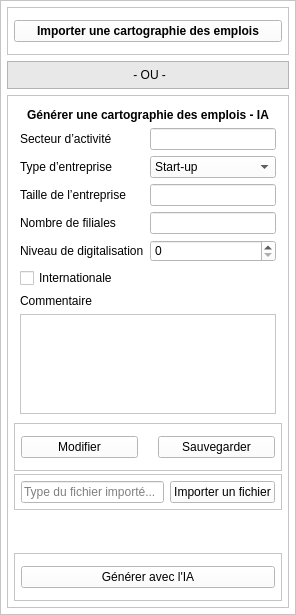
               <widget class="QFrame" name="frame_72">
                <property name="minimumSize">
                 <size>
                  <width>0</width>
                  <height>0</height>
                 </size>
                </property>
                <property name="styleSheet">
                 <string notr="true">background-color: white; </string>
                </property>
                <property name="frameShape">
                 <enum>QFrame::Shape::StyledPanel</enum>
                </property>
                <property name="frameShadow">
                 <enum>QFrame::Shadow::Raised</enum>
                </property>
                <layout class="QVBoxLayout" name="verticalLayout_23">
                 <property name="spacing">
                  <number>6</number>
                 </property>
                 <property name="leftMargin">
                  <number>6</number>
                 </property>
                 <property name="topMargin">
                  <number>6</number>
                 </property>
                 <property name="rightMargin">
                  <number>6</number>
                 </property>
                 <property name="bottomMargin">
                  <number>6</number>
                 </property>
                 <item>
                  <widget class="QFrame" name="frame_78">
                   <property name="styleSheet">
                    <string notr="true"/>
                   </property>
                   <property name="frameShape">
                    <enum>QFrame::Shape::StyledPanel</enum>
                   </property>
                   <property name="frameShadow">
                    <enum>QFrame::Shadow::Raised</enum>
                   </property>
                   <layout class="QVBoxLayout" name="verticalLayout_44">
                    <property name="spacing">
                     <number>12</number>
                    </property>
                    <property name="leftMargin">
                     <number>6</number>
                    </property>
                    <property name="topMargin">
                     <number>12</number>
                    </property>
                    <property name="rightMargin">
                     <number>6</number>
                    </property>
                    <property name="bottomMargin">
                     <number>12</number>
                    </property>
                    <item>
                     <widget class="QPushButton" name="btn_importer_cartographie_3">
                      <property name="font">
                       <font>
                        <bold>true</bold>
                       </font>
                      </property>
                      <property name="styleSheet">
                       <string notr="true"/>
                      </property>
                      <property name="text">
                       <string>Importer une cartographie des emplois</string>
                      </property>
                      <property name="icon">
                       <iconset resource="../resources/icon/resources.qrc">
                        <normaloff>:/icon/export-svgrepo-com.svg</normaloff>:/icon/export-svgrepo-com.svg</iconset>
                      </property>
                     </widget>
                    </item>
                   </layout>
                  </widget>
                 </item>
                 <item>
                  <widget class="QFrame" name="frame_79">
                   <property name="styleSheet">
                    <string notr="true">background-color: #e8e8e8;</string>
                   </property>
                   <property name="frameShape">
                    <enum>QFrame::Shape::StyledPanel</enum>
                   </property>
                   <property name="frameShadow">
                    <enum>QFrame::Shadow::Raised</enum>
                   </property>
                   <layout class="QVBoxLayout" name="verticalLayout_45">
                    <property name="spacing">
                     <number>6</number>
                    </property>
                    <property name="leftMargin">
                     <number>6</number>
                    </property>
                    <property name="topMargin">
                     <number>6</number>
                    </property>
                    <property name="rightMargin">
                     <number>6</number>
                    </property>
                    <property name="bottomMargin">
                     <number>6</number>
                    </property>
                    <item>
                     <widget class="QLabel" name="label_ou_carto_emplois_3">
                      <property name="text">
                       <string> - OU -</string>
                      </property>
                      <property name="alignment">
                       <set>Qt::AlignmentFlag::AlignCenter</set>
                      </property>
                     </widget>
                    </item>
                   </layout>
                  </widget>
                 </item>
                 <item>
                  <widget class="QFrame" name="frame_73">
                   <property name="maximumSize">
                    <size>
                     <width>16777215</width>
                     <height>16777215</height>
                    </size>
                   </property>
                   <property name="styleSheet">
                    <string notr="true"/>
                   </property>
                   <property name="frameShape">
                    <enum>QFrame::Shape::StyledPanel</enum>
                   </property>
                   <property name="frameShadow">
                    <enum>QFrame::Shadow::Raised</enum>
                   </property>
                   <layout class="QVBoxLayout" name="verticalLayout_42">
                    <property name="spacing">
                     <number>3</number>
                    </property>
                    <property name="leftMargin">
                     <number>6</number>
                    </property>
                    <property name="topMargin">
                     <number>6</number>
                    </property>
                    <property name="rightMargin">
                     <number>6</number>
                    </property>
                    <property name="bottomMargin">
                     <number>6</number>
                    </property>
                    <item>
                     <widget class="QFrame" name="frame_74">
                      <property name="maximumSize">
                       <size>
                        <width>16777215</width>
                        <height>16777215</height>
                       </size>
                      </property>
                      <property name="font">
                       <font>
                        <bold>false</bold>
                       </font>
                      </property>
                      <property name="layoutDirection">
                       <enum>Qt::LayoutDirection::LeftToRight</enum>
                      </property>
                      <property name="styleSheet">
                       <string notr="true"/>
                      </property>
                      <layout class="QGridLayout" name="gridLayout_4">
                       <property name="leftMargin">
                        <number>6</number>
                       </property>
                       <property name="topMargin">
                        <number>6</number>
                       </property>
                       <property name="rightMargin">
                        <number>6</number>
                       </property>
                       <property name="bottomMargin">
                        <number>6</number>
                       </property>
                       <property name="spacing">
                        <number>6</number>
                       </property>
                       <item row="4" column="1">
                        <widget class="QLineEdit" name="input_nb_filiales_3">
                         <property name="maximumSize">
                          <size>
                           <width>16777215</width>
                           <height>16777215</height>
                          </size>
                         </property>
                        </widget>
                       </item>
                       <item row="5" column="1">
                        <widget class="QSpinBox" name="spin_niveau_digitalisation_3"/>
                       </item>
                       <item row="2" column="1">
                        <widget class="QComboBox" name="combo_type_entreprise_3">
                         <item>
                          <property name="text">
                           <string>Start-up</string>
                          </property>
                         </item>
                         <item>
                          <property name="text">
                           <string>PME</string>
                          </property>
                         </item>
                         <item>
                          <property name="text">
                           <string>ETI</string>
                          </property>
                         </item>
                         <item>
                          <property name="text">
                           <string>Grand groupe</string>
                          </property>
                         </item>
                        </widget>
                       </item>
                       <item row="8" column="0" colspan="2">
                        <widget class="QTextEdit" name="input_commentaire_projet_3">
                         <property name="maximumSize">
                          <size>
                           <width>16777215</width>
                           <height>100</height>
                          </size>
                         </property>
                        </widget>
                       </item>
                       <item row="2" column="0">
                        <widget class="QLabel" name="label_type_entreprise_3">
                         <property name="text">
                          <string>Type d’entreprise</string>
                         </property>
                        </widget>
                       </item>
                       <item row="3" column="1">
                        <widget class="QLineEdit" name="input_taille_entreprise_3">
                         <property name="maximumSize">
                          <size>
                           <width>16777215</width>
                           <height>16777215</height>
                          </size>
                         </property>
                        </widget>
                       </item>
                       <item row="5" column="0">
                        <widget class="QLabel" name="label_digitalisation_3">
                         <property name="text">
                          <string>Niveau de digitalisation</string>
                         </property>
                        </widget>
                       </item>
                       <item row="7" column="0">
                        <widget class="QLabel" name="label_commentaire_projet_3">
                         <property name="layoutDirection">
                          <enum>Qt::LayoutDirection::RightToLeft</enum>
                         </property>
                         <property name="text">
                          <string>Commentaire</string>
                         </property>
                        </widget>
                       </item>
                       <item row="3" column="0">
                        <widget class="QLabel" name="label_taille_entreprise_3">
                         <property name="text">
                          <string>Taille de l’entreprise</string>
                         </property>
                        </widget>
                       </item>
                       <item row="1" column="1">
                        <widget class="QLineEdit" name="input_secteur_activite_3">
                         <property name="maximumSize">
                          <size>
                           <width>16777215</width>
                           <height>16777215</height>
                          </size>
                         </property>
                        </widget>
                       </item>
                       <item row="1" column="0">
                        <widget class="QLabel" name="label_secteur_activite_3">
                         <property name="text">
                          <string>Secteur d’activité</string>
                         </property>
                        </widget>
                       </item>
                       <item row="4" column="0">
                        <widget class="QLabel" name="label_nb_filiales_3">
                         <property name="text">
                          <string>Nombre de filiales</string>
                         </property>
                        </widget>
                       </item>
                       <item row="6" column="0">
                        <widget class="QCheckBox" name="check_internationale_3">
                         <property name="text">
                          <string>Internationale</string>
                         </property>
                        </widget>
                       </item>
                       <item row="0" column="0" colspan="2">
                        <widget class="QLabel" name="label_23">
                         <property name="font">
                          <font>
                           <bold>true</bold>
                          </font>
                         </property>
                         <property name="text">
                          <string>Générer une cartographie des emplois - IA</string>
                         </property>
                         <property name="alignment">
                          <set>Qt::AlignmentFlag::AlignCenter</set>
                         </property>
                        </widget>
                       </item>
                      </layout>
                     </widget>
                    </item>
                    <item>
                     <widget class="QFrame" name="frame_75">
                      <property name="frameShape">
                       <enum>QFrame::Shape::StyledPanel</enum>
                      </property>
                      <property name="frameShadow">
                       <enum>QFrame::Shadow::Raised</enum>
                      </property>
                      <layout class="QHBoxLayout" name="horizontalLayout_35">
                       <property name="spacing">
                        <number>20</number>
                       </property>
                       <property name="leftMargin">
                        <number>6</number>
                       </property>
                       <property name="topMargin">
                        <number>12</number>
                       </property>
                       <property name="rightMargin">
                        <number>6</number>
                       </property>
                       <property name="bottomMargin">
                        <number>12</number>
                       </property>
                       <item>
                        <widget class="QPushButton" name="btn_modifier_inputs_projet_3">
                         <property name="text">
                          <string>Modifier</string>
                         </property>
                         <property name="icon">
                          <iconset resource="../resources/icon/resources.qrc">
                           <normaloff>:/icon/update.ico</normaloff>:/icon/update.ico</iconset>
                         </property>
                        </widget>
                       </item>
                       <item>
                        <widget class="QPushButton" name="btn_sauvegarder_inputs_projet_3">
                         <property name="text">
                          <string>Sauvegarder</string>
                         </property>
                         <property name="icon">
                          <iconset resource="../resources/icon/resources.qrc">
                           <normaloff>:/icon/save.ico</normaloff>:/icon/save.ico</iconset>
                         </property>
                        </widget>
                       </item>
                      </layout>
                     </widget>
                    </item>
                    <item>
                     <widget class="QFrame" name="frame_76">
                      <property name="frameShape">
                       <enum>QFrame::Shape::StyledPanel</enum>
                      </property>
                      <property name="frameShadow">
                       <enum>QFrame::Shadow::Raised</enum>
                      </property>
                      <layout class="QGridLayout" name="gridLayout_8">
                       <property name="leftMargin">
                        <number>6</number>
                       </property>
                       <property name="topMargin">
                        <number>6</number>
                       </property>
                       <property name="rightMargin">
                        <number>6</number>
                       </property>
                       <property name="bottomMargin">
                        <number>6</number>
                       </property>
                       <property name="spacing">
                        <number>6</number>
                       </property>
                       <item row="1" column="1">
                        <widget class="QPushButton" name="btn_importer_fichier_client_3">
                         <property name="text">
                          <string>Importer un fichier</string>
                         </property>
                         <property name="icon">
                          <iconset resource="../resources/icon/resources.qrc">
                           <normaloff>:/icon/export-svgrepo-com.svg</normaloff>:/icon/export-svgrepo-com.svg</iconset>
                         </property>
                        </widget>
                       </item>
                       <item row="1" column="0">
                        <widget class="QLineEdit" name="input_type_fichier_importe_3">
                         <property name="placeholderText">
                          <string>Type du fichier importé...</string>
                         </property>
                        </widget>
                       </item>
                      </layout>
                     </widget>
                    </item>
                    <item>
                     <spacer name="verticalSpacer_4">
                      <property name="orientation">
                       <enum>Qt::Orientation::Vertical</enum>
                      </property>
                      <property name="sizeHint" stdset="0">
                       <size>
                        <width>20</width>
                        <height>40</height>
                       </size>
                      </property>
                     </spacer>
                    </item>
                    <item>
                     <widget class="QFrame" name="frame_77">
                      <property name="frameShape">
                       <enum>QFrame::Shape::StyledPanel</enum>
                      </property>
                      <property name="frameShadow">
                       <enum>QFrame::Shadow::Raised</enum>
                      </property>
                      <layout class="QVBoxLayout" name="verticalLayout_43" stretch="0">
                       <property name="spacing">
                        <number>6</number>
                       </property>
                       <property name="sizeConstraint">
                        <enum>QLayout::SizeConstraint::SetDefaultConstraint</enum>
                       </property>
                       <property name="leftMargin">
                        <number>6</number>
                       </property>
                       <property name="topMargin">
                        <number>12</number>
                       </property>
                       <property name="rightMargin">
                        <number>6</number>
                       </property>
                       <property name="bottomMargin">
                        <number>12</number>
                       </property>
                       <item>
                        <widget class="QPushButton" name="btn_generer_cartographie_3">
                         <property name="text">
                          <string>Générer avec l'IA</string>
                         </property>
                         <property name="icon">
                          <iconset resource="../resources/icon/resources.qrc">
                           <normaloff>:/icon/generative.ico</normaloff>:/icon/generative.ico</iconset>
                         </property>
                        </widget>
                       </item>
                      </layout>
                     </widget>
                    </item>
                   </layout>
                  </widget>
                 </item>
                </layout>
               </widget>
